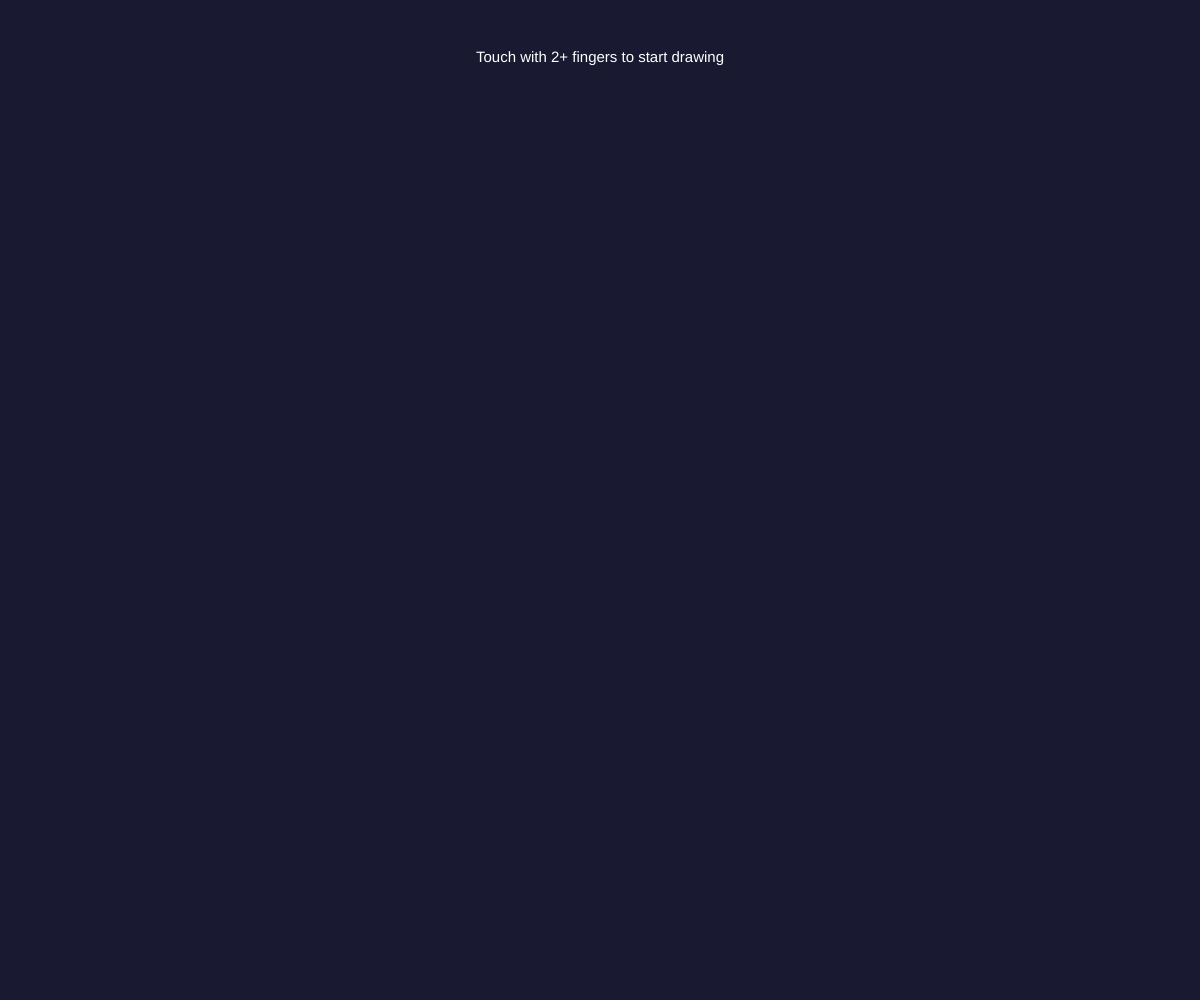
Frame 1 (no input)
Frame 60 (no input): identical to frame 1, image omitted
Frame 120 (the mouse pressed at the canvas centre since frame 60): identical to frame 1, image omitted

The p5.js sketch that drew this single still picture (run headless with seeded random() and noise() and a simulated clock; from frame 60 on, the mouse is pressed at the canvas centre):

// p5.js sketch
// ── sketch.js

let connections = [];

function setup() {
  createCanvas(windowWidth, windowHeight);
}

function draw() {
  background(25, 25, 50);
  
  for (let connection of connections) {
    stroke(255, connection.alpha);
    strokeWeight(3);
    line(connection.x1, connection.y1, connection.x2, connection.y2);
  }
  
  if (touches.length === 0 && connections.length === 0) {
    fill(255);
    textAlign(CENTER, TOP);
    textSize(15);
    text("Touch with 2+ fingers to start drawing", width/2, 50);
  }
}

function touchStarted() {
  return false;
}

function touchMoved() {

  if (touches.length > 1) {
    for (let i = 0; i < touches.length - 1; i++) {
      let touch1 = touches[i];
      let touch2 = touches[i + 1];
      

      let alpha = 100 + (i * 20); 
      
      connections.push({
        x1: touch1.x,
        y1: touch1.y,
        x2: touch2.x,
        y2: touch2.y,
        alpha: alpha
      });
    }
  }
  return false;
}

function windowResized() {
  resizeCanvas(windowWidth, windowHeight);
}
